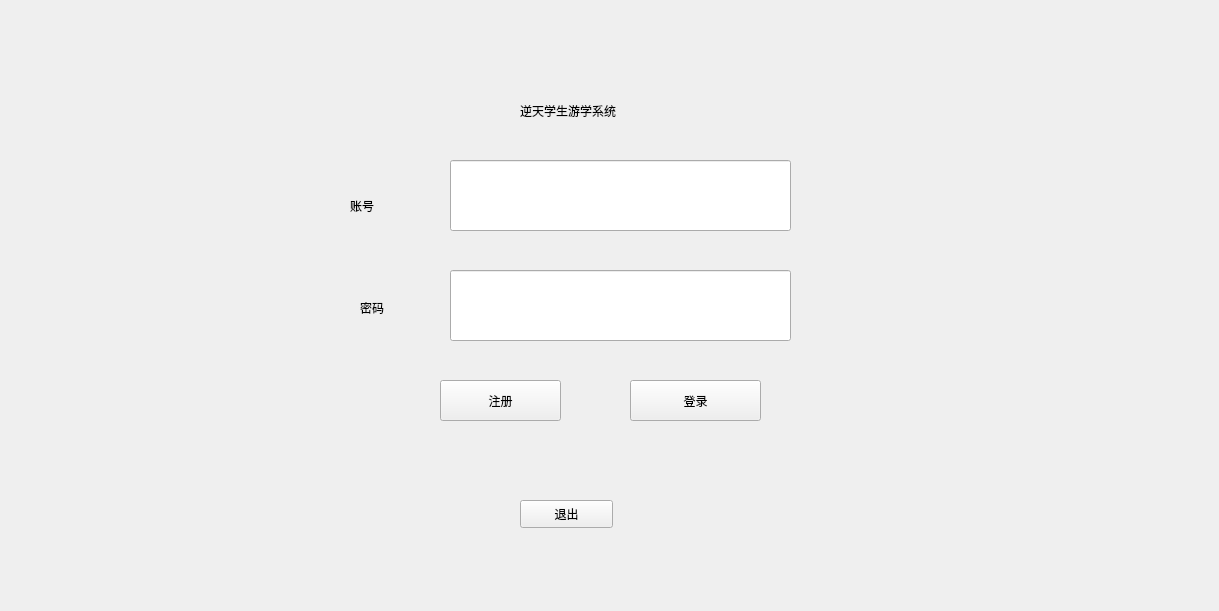
<?xml version="1.0" encoding="UTF-8"?>
<ui version="4.0">
 <class>loginwindow</class>
 <widget class="QWidget" name="loginwindow">
  <property name="geometry">
   <rect>
    <x>0</x>
    <y>0</y>
    <width>1219</width>
    <height>611</height>
   </rect>
  </property>
  <property name="windowTitle">
   <string>Form</string>
  </property>
  <widget class="QPushButton" name="quit">
   <property name="geometry">
    <rect>
     <x>520</x>
     <y>500</y>
     <width>93</width>
     <height>28</height>
    </rect>
   </property>
   <property name="text">
    <string>退出</string>
   </property>
  </widget>
  <widget class="QPushButton" name="loginButton">
   <property name="geometry">
    <rect>
     <x>630</x>
     <y>380</y>
     <width>131</width>
     <height>41</height>
    </rect>
   </property>
   <property name="text">
    <string>登录</string>
   </property>
  </widget>
  <widget class="QLabel" name="account">
   <property name="geometry">
    <rect>
     <x>350</x>
     <y>190</y>
     <width>91</width>
     <height>31</height>
    </rect>
   </property>
   <property name="text">
    <string>账号</string>
   </property>
  </widget>
  <widget class="QLineEdit" name="input_password">
   <property name="geometry">
    <rect>
     <x>450</x>
     <y>270</y>
     <width>341</width>
     <height>71</height>
    </rect>
   </property>
  </widget>
  <widget class="QLabel" name="password">
   <property name="geometry">
    <rect>
     <x>360</x>
     <y>300</y>
     <width>72</width>
     <height>15</height>
    </rect>
   </property>
   <property name="text">
    <string>密码</string>
   </property>
  </widget>
  <widget class="QLineEdit" name="input_account">
   <property name="geometry">
    <rect>
     <x>450</x>
     <y>160</y>
     <width>341</width>
     <height>71</height>
    </rect>
   </property>
  </widget>
  <widget class="QLabel" name="label">
   <property name="geometry">
    <rect>
     <x>520</x>
     <y>80</y>
     <width>291</width>
     <height>61</height>
    </rect>
   </property>
   <property name="minimumSize">
    <size>
     <width>291</width>
     <height>61</height>
    </size>
   </property>
   <property name="text">
    <string>逆天学生游学系统</string>
   </property>
  </widget>
  <widget class="QPushButton" name="sign_up">
   <property name="geometry">
    <rect>
     <x>440</x>
     <y>380</y>
     <width>121</width>
     <height>41</height>
    </rect>
   </property>
   <property name="text">
    <string>注册</string>
   </property>
  </widget>
 </widget>
 <resources/>
 <connections/>
</ui>
